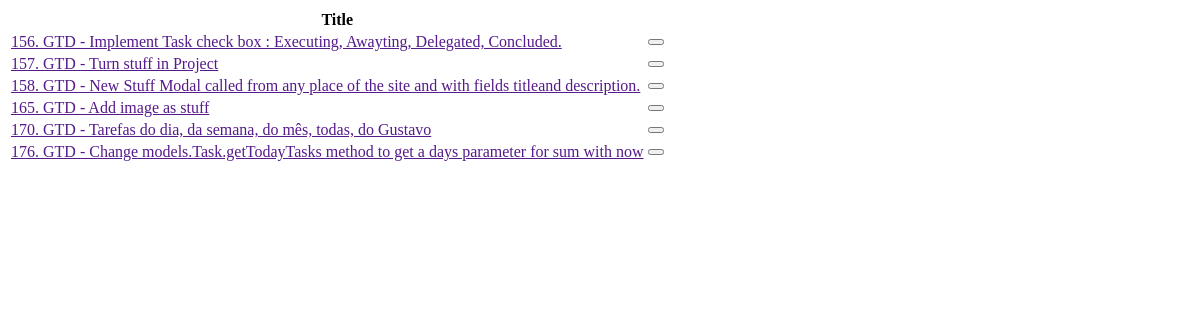
Before: /inbox/stuff/list/ (signed in) with the older database file.
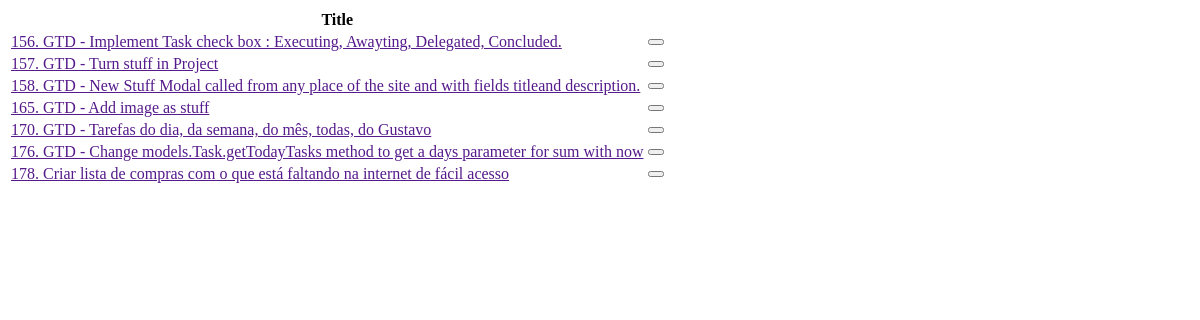
After: the same page with the newer database file.
### tasks/models.py (models this page shows, shortened)
class Task(models.Model):
    TYPE_CHOICES = {
        'ST': 'Stuff',
        'TK': 'Task',
        'PJ': 'Project',
        'RF': 'Reference',
    }
    user = models.ForeignKey(settings.AUTH_USER_MODEL, verbose_name='User', on_delete=models.CASCADE)
    type = models.CharField('Type', max_length=2, choices=TYPE_CHOICES, default='TK')
    title = models.CharField("Title", max_length=160)
    description = models.TextField("description", blank=True, null=True)
    dt_scheduled = models.DateTimeField("Scheduled for", blank=True, null=True, default=defautlSchedule)
    dt_completed = models.DateTimeField("Completed on", blank=True, null=True)
    dt_canceled  = models.DateTimeField("Completed on", blank=True, null=True)
    created = models.DateTimeField('Created', auto_now_add=True, null=True)
    modified = models.DateTimeField('Modified', auto_now=True, null=True)
    class Meta:
        verbose_name = 'Task'
        verbose_name_plural = 'Tasks'
        ordering = ['user', 'dt_completed','dt_scheduled']

### inbox/views.py (the view)
# urls.py: path('stuff/list/', display_stuffs, name='stuffs'),
@login_required
def display_stuffs(request):
    context = {
            'object_list': Task.objects.filter(user=request.user, type='ST'),
    }
    return render(request, 'inbox/stuff_list.html', context)

### inbox/templates/inbox/stuff_list.html (shortened to what this page needs)
<div id="stuffs" class="table-responsive">
    <table class="table table-hover table-bordered">
        <thead class="table-dark">
        <tr>
            <th colspan="2">Title</th>
        </tr>
        </thead>
        {% for item in object_list %}
        <tbody>
        <tr {% cycle "" "class='table-secondary'"%} >
            <td><a href="" >{{item.pk}}. {{item.title}}</a></td>
            <td><div class="btn-group end" role="group">
                <button type="button" class="btn btn-danger"
                       hx-delete="{% url 'inbox:delete_stuff' item.pk %}"
                       hx-confirm='Are you sure you wish to delete "{{item.pk}}. {{item.title}}" stuff?'
                       hx-target="#stuffs"
                       hx-swap="outerHTML"
                ></button>
            </div></td>
        </tr>
        </tbody>
        {% endfor %}
    </table>
</div>

Changed rows visible on the page:
added Task: pk "178", title "Criar lista de compras com o que está faltando na internet de fácil acesso"
